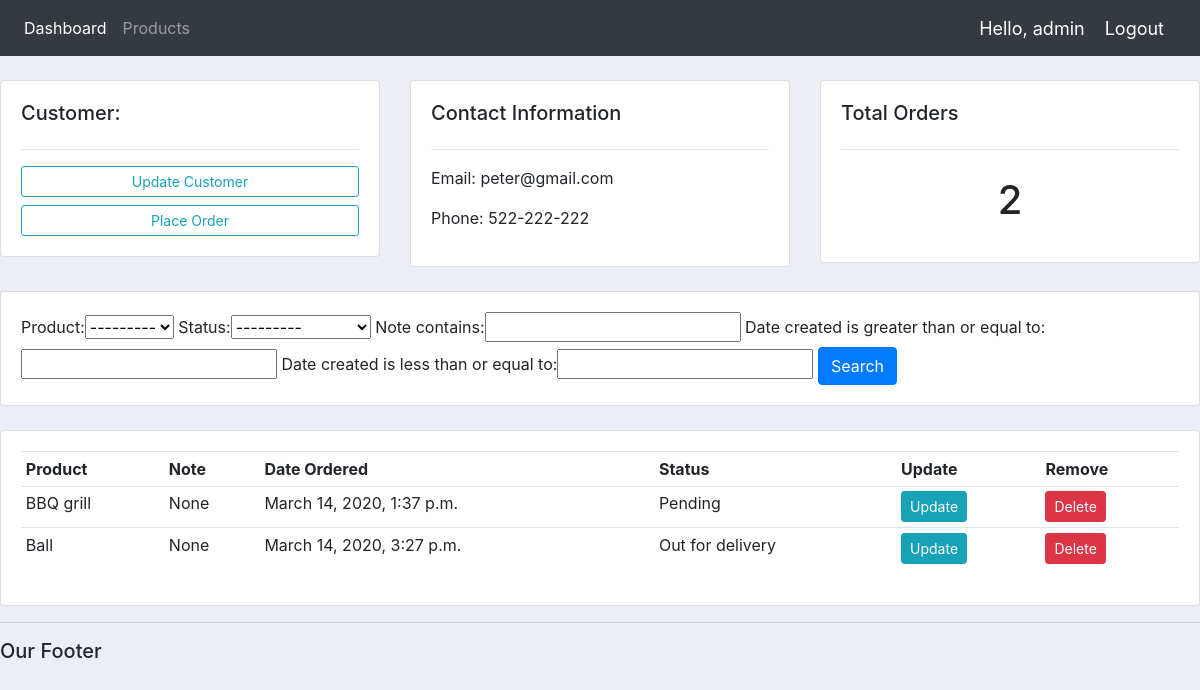
The page /customer/2/ (signed in) on the database its author committed.
### accounts/models.py (models this page shows, shortened)
class Customer(models.Model):
    user = models.OneToOneField(User, null=True, blank=True, on_delete=models.CASCADE)
    profile_pic = models.ImageField(null=True, default="profile1.png", blank=True)
    name = models.CharField(max_length=200, null=True)
    phone = models.CharField(max_length=200, null=True)
    email = models.CharField(max_length=200, null=True)
    date_created = models.DateTimeField(auto_now_add=True, null=True)

class Order(models.Model):
    STATUS = (
        ("Pending", "Pending"),
        ("Out for delivery", "Out for delivery"),
        ("Delivered", "Delivered"),
    )
    customer = models.ForeignKey(Customer, null=True, on_delete=models.SET_NULL)
    product = models.ForeignKey(Product, null=True, on_delete=models.SET_NULL)
    date_created = models.DateTimeField(auto_now_add=True, null=True)
    status = models.CharField(max_length=200, null=True, choices=STATUS)
    note = models.CharField(max_length=1000, null=True)

class Product(models.Model):
    CATEGORY = (
        ("Indoor", "Indoor"),
        ("Outdoor", "Outdoor"),
    )
    name = models.CharField(max_length=200, null=True)
    price = models.FloatField(null=True)
    category = models.CharField(max_length=200, null=True, choices=CATEGORY)
    description = models.CharField(max_length=200, null=True, blank=True)
    date_created = models.DateTimeField(auto_now_add=True, null=True)
    tags = models.ManyToManyField(Tag)
    def __str__(self):
        return self.name

### accounts/decorators.py (the view)
        def wrapper_func(request, *args, **kwargs):
            group = None
            if request.user.groups.exists():
                group = request.user.groups.all()[0].name
                print(group)
            if group in allowed_roles:
                return view_func(request, *args, **kwargs)
            else:
                return HttpResponse("You are not authorize to view this page")

### accounts/views.py (called while the page is built)
@login_required(login_url="login")
@allowed_users(allowed_roles=["admin"])
def customer(request, pk):
    customer = Customer.objects.get(id=pk)
    orders = customer.order_set.all()
    order_count = orders.count()
    myFilter = OrderFilter(request.GET, queryset=orders)
    orders = myFilter.qs
    context = {
        "customer": customer,
        "orders": orders,
        "order_count": order_count,
        "myFilter": myFilter
    }
    return render(request, "accounts/customer.html", context)

### accounts/templates/accounts/customer.html
{% extends "accounts/main.html" %}
{% block content %}
	<br>
<div class="row">
	<div class="col-md">
		<div class="card card-body">
			<h5>Customer:</h5>
			<hr>
			<a class="btn btn-outline-info  btn-sm btn-block" href="">Update Customer</a>
			<a class="btn btn-outline-info  btn-sm btn-block"
			   href="{% url 'create_order' customer.id %}">Place Order</a>
		</div>
	</div>
	<div class="col-md">
		<div class="card card-body">
			<h5>Contact Information</h5>
			<hr>
			<p>Email: {{ customer.email }}</p>
			<p>Phone: {{ customer.phone }}</p>
		</div>
	</div>
	<div class="col-md">
		<div class="card card-body">
			<h5>Total Orders</h5>
			<hr>
			<h1 style="text-align: center;padding: 10px">{{ order_count }}</h1>
		</div>
	</div>
</div>
<br>
<div class="row">
	<div class="col">
		<div class="card card-body">
			<form method="get">
				{{ myFilter.form }}
		    <button class="btn btn-primary" type="submit">Search</button>
		  </form>
		</div>
	</div>
</div>
<br>
<div class="row">
	<div class="col-md">
		<div class="card card-body">
			<table class="table table-sm">
				<tr>
					<th>Product</th>
					<th>Note</th>
					<th>Date Ordered</th>
					<th>Status</th>
					<th>Update</th>
					<th>Remove</th>
				</tr>
				{% for order in orders %}
					<tr>
						<td>{{ order.product }}</td>
						<td>{{ order.note }}</td>
						<td>{{ order.date_created }}</td>
						<td>{{ order.status }}</td>
						<td><a class="btn btn-sm btn-info" href="{% url 'update_order' order.id %}">Update</a></td>
                        <td><a class="btn btn-sm btn-danger" href="{% url 'delete_order' order.id %}">Delete</a></td>
					</tr>
				{% endfor %}
			</table>
		</div>
	</div>
</div>
{% endblock %}

### accounts/templates/accounts/Navbar.html (shortened to what this page needs)
{% load static %}
<nav class="navbar navbar-expand-lg navbar-dark bg-dark">
  <div class="collapse navbar-collapse" id="navbarNav">
    <ul class="navbar-nav">
      {% if request.user.is_staff %}
      <li class="nav-item active">
        <a class="nav-link" href="{% url 'home' %}">Dashboard</a>
      </li>
      <li class="nav-item">
        <a class="nav-link" href="{% url 'products' %}">Products</a>
      </li>
      {% else %}
      <li class="nav-item active">
        <a class="nav-link" href="{% url 'account' %}">Settings</a>
      </li>
      {% endif %}
    </ul>
  </div>
  <span class="hello-msg">Hello, {{ request.user }} </span>
  <span><a class="hello-msg" href="{% url 'logout' %}">Logout</a></span>
</nav>

### static/css/main.css (style rules this page uses)
body { background-color: #ebeff5; }

### accounts/templates/accounts/Navbar.html (style rules this page uses)
.hello-msg { font-size : 18px; color : #fff; margin-right : 20px; }

### rows shown on the page
Customer: email "peter@gmail.com", phone "522-222-222"
Order: product "BBQ grill", note "None", date_created "March 14, 2020, 1:37 p.m.", status "Pending"
Order: product "Ball", note "None", date_created "March 14, 2020, 3:27 p.m.", status "Out for delivery"

### other values the page prints
{{ request.user }} "admin"
{{ order_count }} "2"
